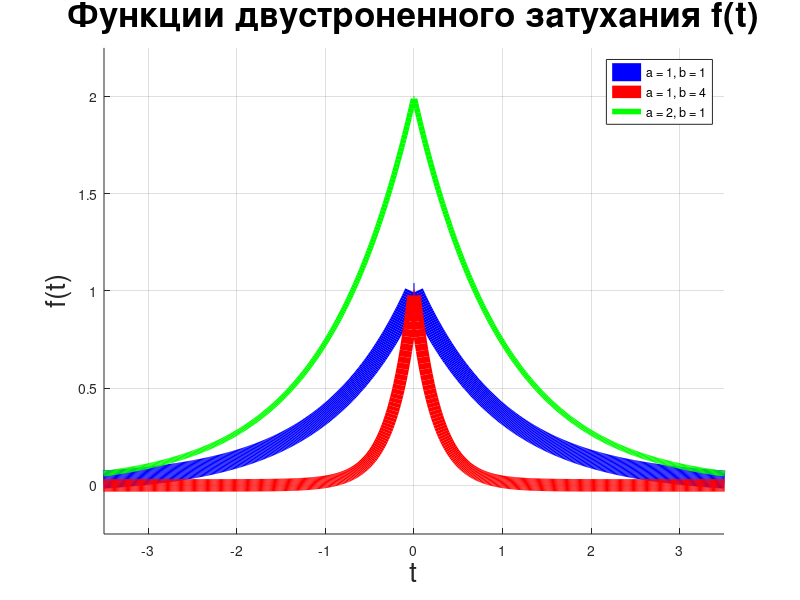
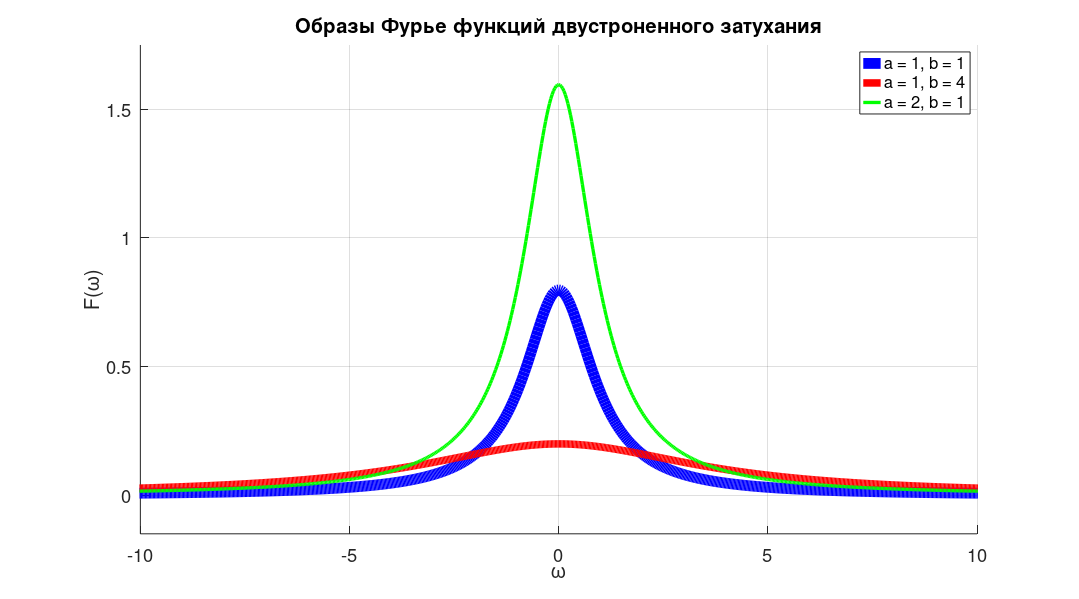

The MATLAB source for these figures, in order: (Note: this script raises an error after producing the figures.)
T = 100;
N = 16384;
t = linspace(-T, T, N);
dt = t(2) - t(1);
freq = (-N/2:N/2-1)/(N*dt);
omega = 2*pi*freq;

% Наборы параметров [a, b]
params = [1, 1; 1, 4; 2, 1];
colors = ['b', 'r', 'g']; % Цвета для графиков
widths = [13, 9, 4];

%% График всех f(t)
f = figure();
hold on; grid on;
for i = 1:size(params,1)
    a = params(i,1);
    b = params(i,2);
    %f_t = a * double(abs(t) <= b);
    
    %f_t = zeros(size(t));
    %f_t(abs(t) <= b) = a * (1 - abs(t(abs(t) <= b)) / b);
    
    %f_t = a * sinc(b * t/pi);
    
    %f_t = a * exp(-b * t.^2);

    f_t = a * exp(-b * abs(t));
    plot(t, f_t, colors(i), 'LineWidth', widths(i), 'DisplayName', ...
         ['a = ' num2str(a) ', b = ' num2str(b)]);
end
xlabel('t', 'FontSize', 20); ylabel('f(t)', 'FontSize', 20);
xlim([-3.5 3.5]);
ylim([-0.25 2.25]);
title('Функции двустроненного затухания f(t)', 'FontSize', 25);
legend show;
hold off;

%% График всех |F(ω)|
f = figure();
hold on; grid on;
for i = 1:size(params,1)
    a = params(i,1);
    b = params(i,2);
    %F_w = 2*a*b/(sqrt(2*pi))*sinc(omega*b/pi);
    
    %F_w = (a * b / sqrt(2*pi)) * (sinc(omega * b / (2*pi))).^2;
    
    %F_w = (a / b) * sqrt(pi / 2) * double(abs(omega) <= b);

    %F_w = a * sqrt(1 / (2*b)) * exp(-omega.^2 / (4*b));
    
    F_w = (2*a*b) ./ (sqrt(2*pi)*(b^2 + omega.^2));

    plot(omega, F_w, colors(i), 'LineWidth', widths(i), 'DisplayName', ...
         ['a = ' num2str(a) ', b = ' num2str(b)]);
end
xlim([-10 10]);
ylim([-0.15 1.75]);
xlabel('\omega'); ylabel('F(\omega)');
title('Образы Фурье функций двустроненного затухания');
legend show;
hold off;
%plot(nu, hatp, 'r', 'LineWidth', 8);
%xlabel('Частота', "FontSize", 20); ylabel('Амплитуда', 'FontSize', 20);
%title('Фурье-образ П(t) (аналитическое выражение)', 'FontSize', 25);
%ylim([-0.4 1.1]);
%xlim([-5 5]);
%grid on;
%%
a = 2;
b = 1;
%f_t = a * double(abs(t) <= b);
%F_w = 2*a*b/(sqrt(2*pi))*sinc(omega*b/pi);

%f_t = zeros(size(t));
%f_t(abs(t) <= b) = a * (1 - abs(t(abs(t) <= b)) / b);
%F_w = (a * b / sqrt(2*pi)) * (sinc(omega * b / (2*pi))).^2;

%f_t = a * sinc(b * t/pi);
%F_w = (a / b) * sqrt(pi / 2) * double(abs(omega) <= b);

%f_t = a * exp(-b * t.^2);
%F_w = a * sqrt(1 / (2*b)) * exp(-omega.^2 / (4*b));

f_t = a * exp(-b * abs(t));
F_w = (2*a*b) ./ (sqrt(2*pi)*(b^2 + omega.^2));

E_time = trapz(t, abs(f_t).^2)
E_freq = trapz(omega, abs(F_w).^2)
%%
set(gcf, 'PaperPositionMode', 'auto');
set(gcf, 'Position', [100, 100, 1800, 1000]);
set(gca, 'FontSize', 22, 'GridLineWidth', 3, 'LineWidth', 2);
exportgraphics(f, "images\10.jpg")
